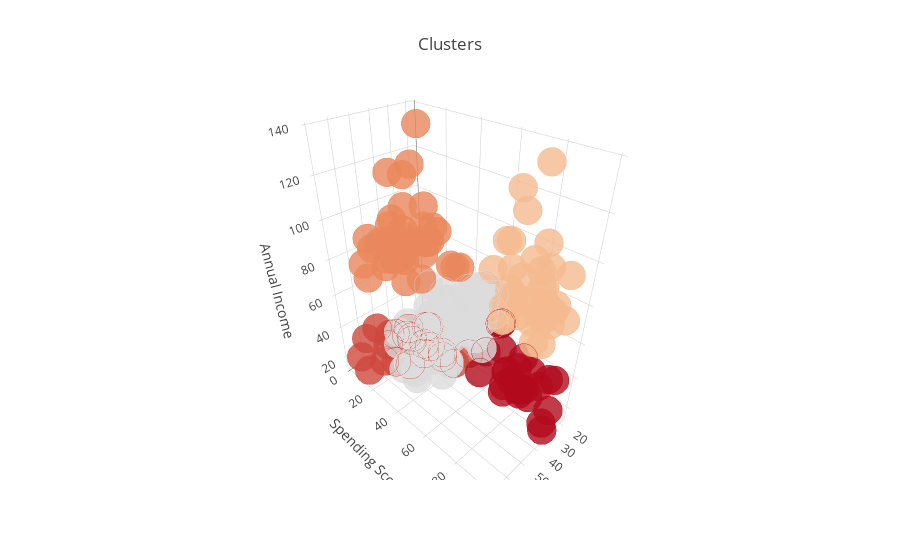

Source (notebook cell):
### Code cell
import plotly.graph_objs as go
df1['label3'] =  labels3
trace1 = go.Scatter3d(
    x= df1['Age'],
    y= df1['Spending Score (1-100)'],
    z= df1['Annual Income (k$)'],
    mode='markers',
     marker=dict(
        color = df1['label3'], 
        size= 10,
        line=dict(
            color= df1['label3'],
            width= 12
        ),
        opacity=0.8
     )
)
data = [trace1]
layout = go.Layout(
    title= 'Clusters',
    scene = dict(
            xaxis = dict(title  = 'Age'),
            yaxis = dict(title  = 'Spending Score'),
            zaxis = dict(title  = 'Annual Income')
        )
)
fig = go.Figure(data=data, layout=layout)
py.offline.iplot(fig)

### Figure 1 — Plotly figure (JSON) as saved in the notebook; plotly's stock layout.template omitted (floating-point values rounded to 4 significant figures; data arrays with more than 128 entries replaced by an {"elided": "..."} marker saying what was removed)
{"data": [{"marker": {"color": {"elided": "200 int values"}, "line": {"color": {"elided": "200 int values"}, "width": 12}, "opacity": 0.8, "size": 10}, "mode": "markers", "x": {"elided": "200 int values"}, "y": {"elided": "200 int values"}, "z": {"elided": "200 int values"}, "type": "scatter3d", "uid": "21837c9e-af6c-4e1e-94c2-3f2bdab3475d"}], "layout": {"scene": {"xaxis": {"title": {"text": "Age"}}, "yaxis": {"title": {"text": "Spending Score"}}, "zaxis": {"title": {"text": "Annual Income"}}}, "title": {"text": "Clusters"}}}
